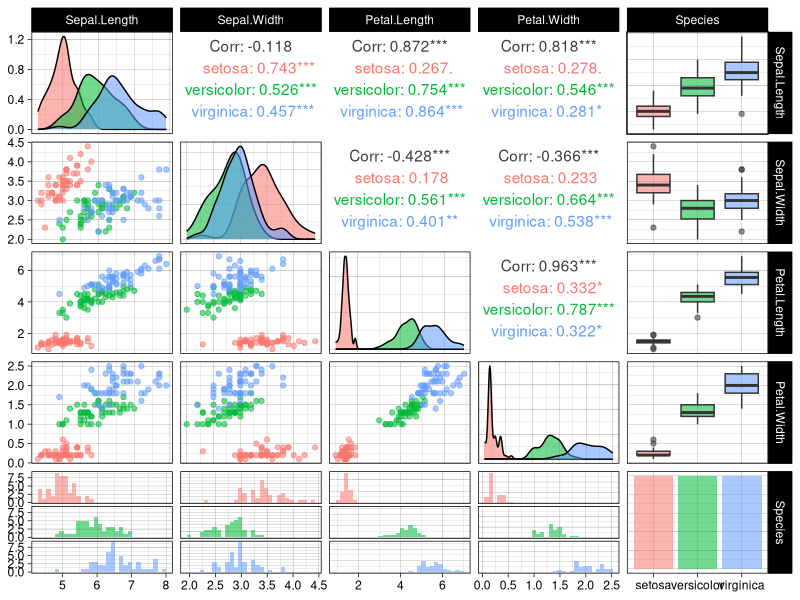
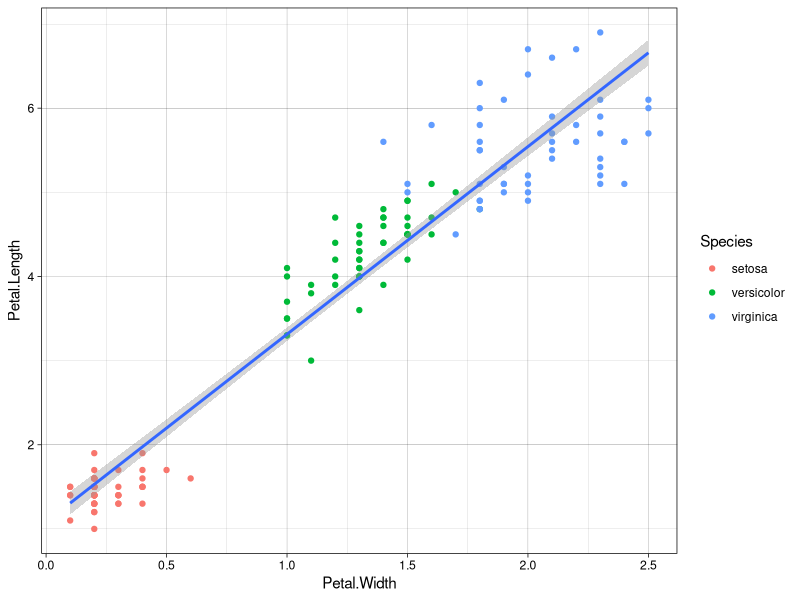

The R script that drew these images, in order:
## ---- chunk 1
knitr::opts_chunk$set(echo = TRUE, tidy=TRUE)
library(tidyverse)
library(kableExtra)
library(vegan)
library(GGally) #Visualização de dados.
theme_set(theme_linedraw())

## ---- chunk 2
data(iris)

summary(iris)
## ---- chunk 3
ggpairs(iris, aes(colour = Species, alpha = 0.4))
## ---- chunk 4
iris %>% 
  ggplot(aes(x=Petal.Width,y=Petal.Length))+
  geom_point(aes(colour=Species))+
  geom_smooth(method="lm")
  
## ---- chunk 5

covariancia <- iris %>% summarise(
  cov = sum((Petal.Length - mean(Petal.Length))*(Petal.Width - mean(Petal.Width))))

variancia <- iris %>% summarise(var =sum((Petal.Width- mean(Petal.Width))^2))

inclinação <- covariancia$cov / variancia$var

inclinação
#Maneira alternativa como diferença média de x e diferença média de y
diff(range(iris$Petal.Length))/diff(range(iris$Petal.Width))

#Maneira alternativa de escrita no R. Usando quadrados minimos.
cov(iris$Petal.Length, iris$Petal.Width)/var(iris$Petal.Width)

## ---- chunk 6

intercepto <- mean(iris$Petal.Length) -
  (cov(iris$Petal.Length,iris$Petal.Width)/var(iris$Petal.Width)) *
  mean(iris$Petal.Width)

intercepto
## ---- chunk 7


#Aplico a minha formula para os valores observados de X e comparo o Y predito com o Y real.
predito<- sapply(iris$Petal.Width, function(x) intercepto + inclinação*x)


## ---- chunk 8

SQD_predito <- sum((iris$Petal.Length - predito)^2)
var_y <- sum((iris$Petal.Length - mean(iris$Petal.Length))^2)

R2<-1- SQD_predito/var_y

summary(lm(Petal.Length~Petal.Width, data=iris))

## ---- chunk 9
Erro.inc <- sqrt(
  sum(
    (iris$Petal.Length - predito)^2
    )/ (150-2) ) / sqrt(sum((iris$Petal.Width - mean(iris$Petal.Width))^2))

Erro.int <- sqrt(1/150) + mean(iris$Petal.Width)^2 / 
  sum((iris$Petal.Width - mean(iris$Petal.Width))^2)
## ---- chunk 10

data.frame(Intercepto=intercepto,Inclinação =inclinação, R2 = R2) %>%  kbl(caption = "Resultados da Regressão linear", digits=16) %>%
  kable_classic(full_width = F, html_font = "Cambria")
